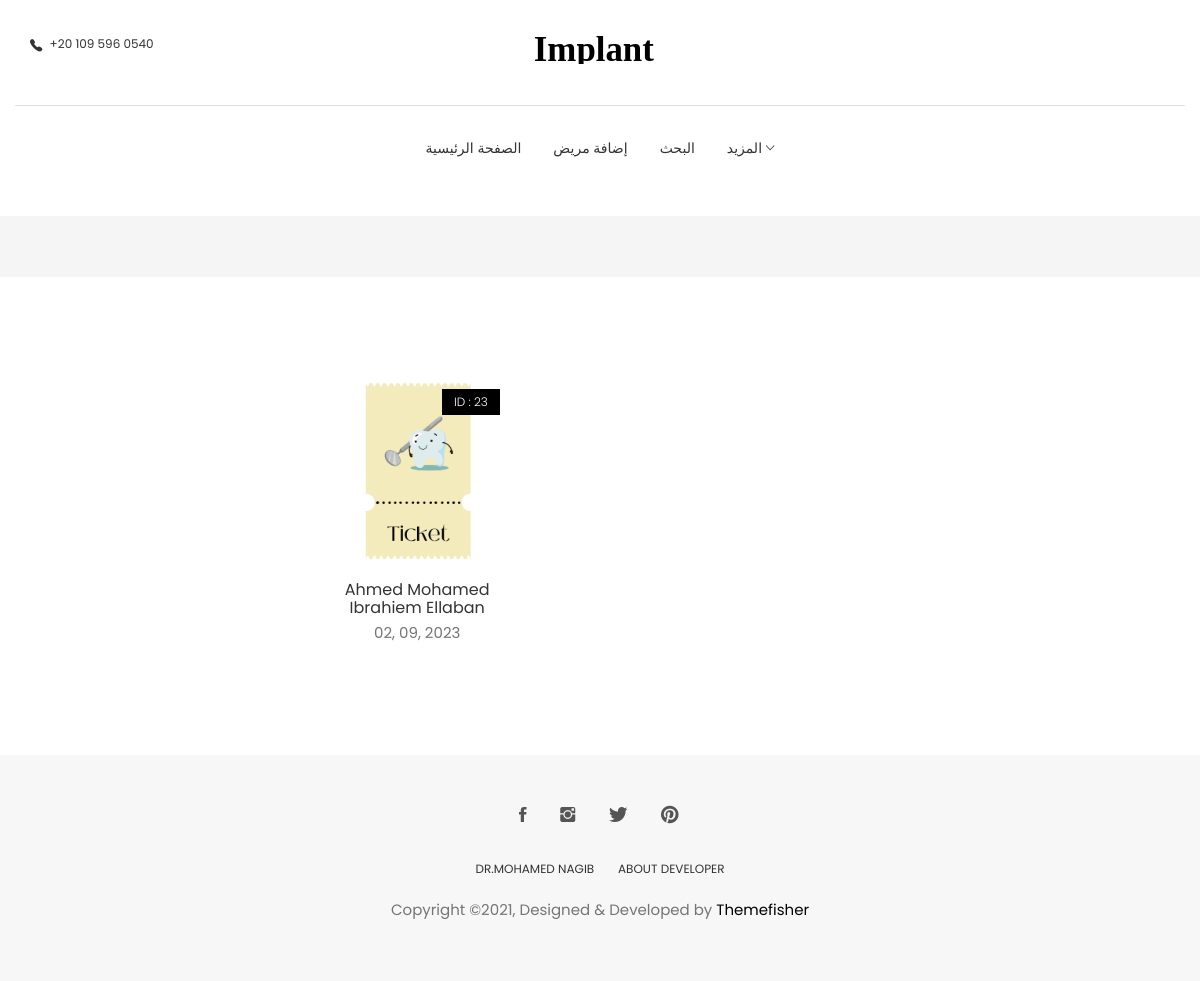
The app's page /patient/patient_details/operations/get_operations_done/1 (signed in), older data.
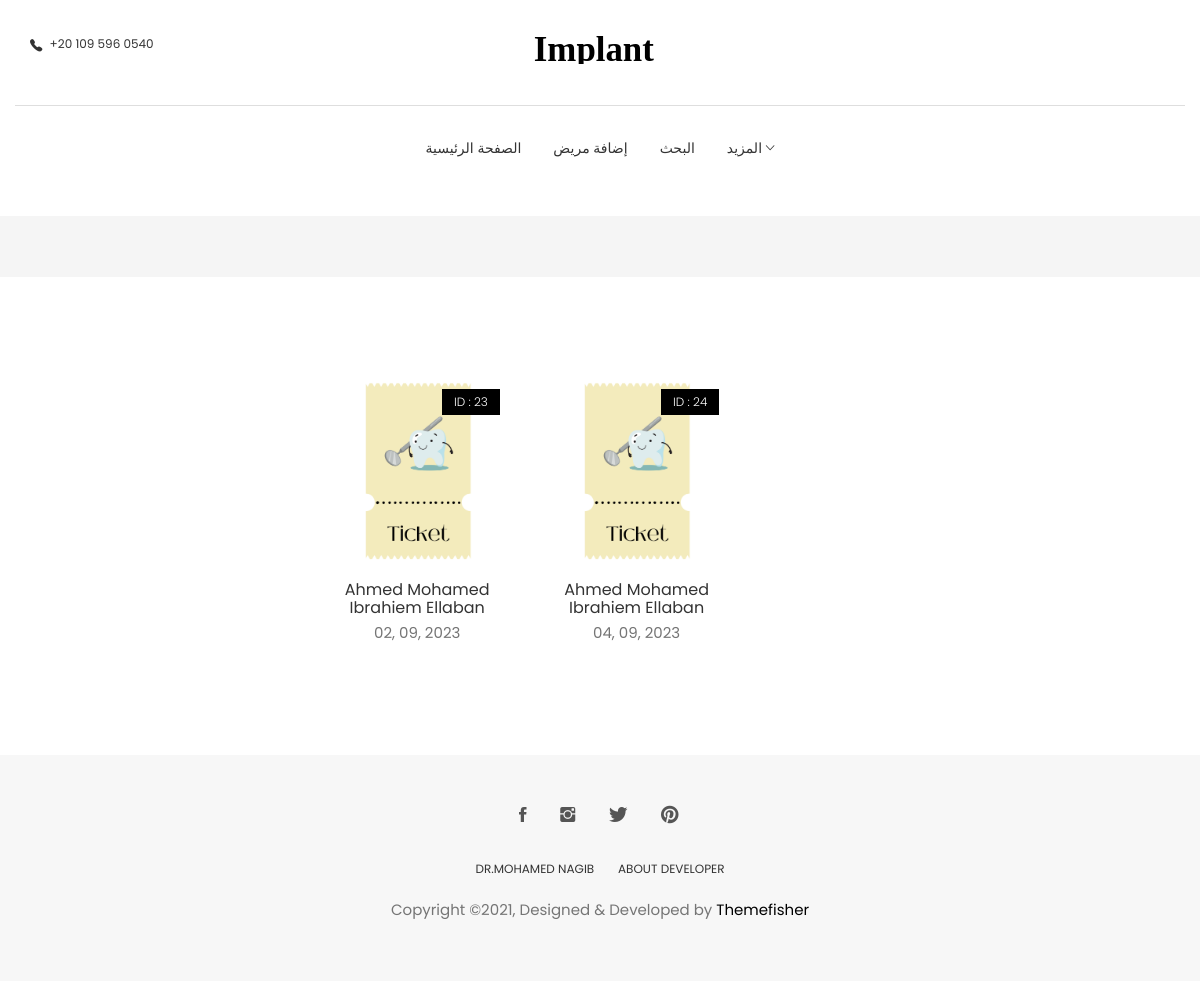
The same page, newer data.
### patient/models.py (models this page shows, shortened)
class Operation(models.Model):
    id = models.AutoField(primary_key=True, null=False, blank=False)
    patient = models.ForeignKey(Patient, null=False, blank=False, on_delete=models.CASCADE)
    user = models.ForeignKey(User, blank=False, null=False, on_delete=models.DO_NOTHING)
    name = models.CharField(max_length=15, null=False, blank=False)
    datetime = models.DateTimeField(auto_now_add=True,auto_created=True)
    price = models.IntegerField(blank=False, null=False)
    description = models.TextField(max_length=1000, blank=True, null=True)
    remaining_amount = models.IntegerField(null=False, blank=False, default=0)

class Patient(models.Model):
    id = models.AutoField(primary_key=True, null=False, blank=False)
    user = models.ForeignKey(User, on_delete=models.DO_NOTHING)
    full_name = models.CharField(max_length=40, null=False, blank=False)
    phone = models.CharField(max_length=11, null=True, blank=False)
    age = models.IntegerField(null=True, blank=True, default=0)
    city = models.CharField(max_length=15, null=False, blank=False)
    description = models.TextField(max_length=1000)

### patient/views.py (the view)
# urls.py: path('patient_details/operations/get_operations_done/<int:id>', get_operations_done, name='get_operations_done'),
@login_required
def get_operations_done(request, *args, **kwargs):
    operations = Operation.objects.filter(patient_id=kwargs['id'], remaining_amount=0)
    context = {
        "page_title": "العمليات التامة",
        "operations": operations,
    }
    return render(request, 'done_operations.html', context)

### patient/templates/done_operations.html (shortened to what this page needs)
{% extends 'base.html' %}
{% load static %}
{% load bootstrap4 %}
{% block patients %}
			{% for operation in operations %}
			<div class="col-md-3">
				<div class="product-item">
					<div class="product-thumb">
						<span class="bage">ID : {{operation.id}}</span>
						<img class="img-responsive" src="{% static 'images/Ticket.png' %}" alt="Ticket-img" />
					</div>
					<div class="product-content">
						<h4>{{operation.patient.full_name}}</h4>
						<p class="price">{{operation.datetime |date:" d, m, Y"}}</p>
					</div>
				</div>
			</div>
			{% endfor %}
{% endblock %}

Row changes from the older to the newer data that the page shows:
now on this page (row edited): Operation: id "24", patient.full_name "Ahmed Mohamed Ibrahiem Ellaban", datetime "04, 09, 2023"
